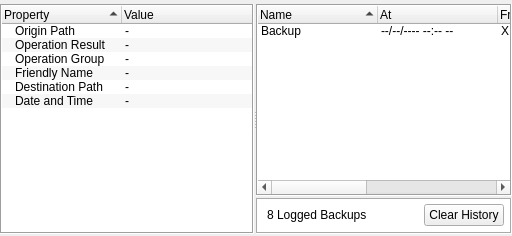
         <widget class="QWidget" name="HistoryView">
          <property name="sizePolicy">
           <sizepolicy hsizetype="Preferred" vsizetype="Preferred">
            <horstretch>0</horstretch>
            <verstretch>0</verstretch>
           </sizepolicy>
          </property>
          <attribute name="title">
           <string>Backup History</string>
          </attribute>
          <layout class="QHBoxLayout" name="horizontalLayout_9">
           <property name="spacing">
            <number>0</number>
           </property>
           <property name="leftMargin">
            <number>0</number>
           </property>
           <property name="topMargin">
            <number>4</number>
           </property>
           <property name="rightMargin">
            <number>0</number>
           </property>
           <property name="bottomMargin">
            <number>2</number>
           </property>
           <item>
            <widget class="QSplitter" name="splitter">
             <property name="sizePolicy">
              <sizepolicy hsizetype="Minimum" vsizetype="Minimum">
               <horstretch>0</horstretch>
               <verstretch>0</verstretch>
              </sizepolicy>
             </property>
             <property name="orientation">
              <enum>Qt::Horizontal</enum>
             </property>
             <property name="opaqueResize">
              <bool>true</bool>
             </property>
             <property name="handleWidth">
              <number>2</number>
             </property>
             <property name="childrenCollapsible">
              <bool>false</bool>
             </property>
             <widget class="QTreeWidget" name="BackupHistoryPropertiesTree">
              <property name="sizePolicy">
               <sizepolicy hsizetype="Maximum" vsizetype="Minimum">
                <horstretch>0</horstretch>
                <verstretch>0</verstretch>
               </sizepolicy>
              </property>
              <property name="frameShape">
               <enum>QFrame::Box</enum>
              </property>
              <property name="autoScrollMargin">
               <number>16</number>
              </property>
              <property name="alternatingRowColors">
               <bool>true</bool>
              </property>
              <property name="selectionMode">
               <enum>QAbstractItemView::NoSelection</enum>
              </property>
              <property name="iconSize">
               <size>
                <width>0</width>
                <height>0</height>
               </size>
              </property>
              <property name="autoExpandDelay">
               <number>-1</number>
              </property>
              <property name="indentation">
               <number>10</number>
              </property>
              <property name="rootIsDecorated">
               <bool>true</bool>
              </property>
              <property name="uniformRowHeights">
               <bool>false</bool>
              </property>
              <property name="sortingEnabled">
               <bool>true</bool>
              </property>
              <property name="headerHidden">
               <bool>false</bool>
              </property>
              <attribute name="headerMinimumSectionSize">
               <number>110</number>
              </attribute>
              <attribute name="headerDefaultSectionSize">
               <number>120</number>
              </attribute>
              <attribute name="headerHighlightSections">
               <bool>true</bool>
              </attribute>
              <column>
               <property name="text">
                <string>Property</string>
               </property>
              </column>
              <column>
               <property name="text">
                <string>Value</string>
               </property>
              </column>
              <item>
               <property name="text">
                <string>Origin Path</string>
               </property>
               <property name="text">
                <string>-</string>
               </property>
              </item>
              <item>
               <property name="text">
                <string>Operation Result</string>
               </property>
               <property name="text">
                <string>-</string>
               </property>
              </item>
              <item>
               <property name="text">
                <string>Operation Group</string>
               </property>
               <property name="text">
                <string>-</string>
               </property>
              </item>
              <item>
               <property name="text">
                <string>Friendly Name</string>
               </property>
               <property name="text">
                <string>-</string>
               </property>
              </item>
              <item>
               <property name="text">
                <string>Destination Path</string>
               </property>
               <property name="text">
                <string>-</string>
               </property>
              </item>
              <item>
               <property name="text">
                <string>Date and Time</string>
               </property>
               <property name="text">
                <string>-</string>
               </property>
              </item>
             </widget>
             <widget class="QWidget" name="widget" native="true">
              <property name="sizePolicy">
               <sizepolicy hsizetype="Minimum" vsizetype="Preferred">
                <horstretch>2</horstretch>
                <verstretch>0</verstretch>
               </sizepolicy>
              </property>
              <layout class="QVBoxLayout" name="verticalLayout_2">
               <property name="spacing">
                <number>2</number>
               </property>
               <property name="leftMargin">
                <number>0</number>
               </property>
               <property name="topMargin">
                <number>0</number>
               </property>
               <property name="rightMargin">
                <number>0</number>
               </property>
               <property name="bottomMargin">
                <number>0</number>
               </property>
               <item>
                <widget class="QClickTreeWidget" name="BackupHistoryTree">
                 <property name="sizePolicy">
                  <sizepolicy hsizetype="Preferred" vsizetype="Minimum">
                   <horstretch>0</horstretch>
                   <verstretch>0</verstretch>
                  </sizepolicy>
                 </property>
                 <property name="focusPolicy">
                  <enum>Qt::StrongFocus</enum>
                 </property>
                 <property name="styleSheet">
                  <string notr="true"/>
                 </property>
                 <property name="frameShape">
                  <enum>QFrame::Box</enum>
                 </property>
                 <property name="editTriggers">
                  <set>QAbstractItemView::DoubleClicked|QAbstractItemView::EditKeyPressed</set>
                 </property>
                 <property name="tabKeyNavigation">
                  <bool>false</bool>
                 </property>
                 <property name="showDropIndicator" stdset="0">
                  <bool>false</bool>
                 </property>
                 <property name="dragEnabled">
                  <bool>false</bool>
                 </property>
                 <property name="dragDropOverwriteMode">
                  <bool>false</bool>
                 </property>
                 <property name="alternatingRowColors">
                  <bool>true</bool>
                 </property>
                 <property name="selectionMode">
                  <enum>QAbstractItemView::SingleSelection</enum>
                 </property>
                 <property name="selectionBehavior">
                  <enum>QAbstractItemView::SelectRows</enum>
                 </property>
                 <property name="iconSize">
                  <size>
                   <width>16</width>
                   <height>16</height>
                  </size>
                 </property>
                 <property name="textElideMode">
                  <enum>Qt::ElideRight</enum>
                 </property>
                 <property name="autoExpandDelay">
                  <number>-1</number>
                 </property>
                 <property name="rootIsDecorated">
                  <bool>false</bool>
                 </property>
                 <property name="uniformRowHeights">
                  <bool>false</bool>
                 </property>
                 <property name="itemsExpandable">
                  <bool>false</bool>
                 </property>
                 <property name="sortingEnabled">
                  <bool>true</bool>
                 </property>
                 <property name="animated">
                  <bool>true</bool>
                 </property>
                 <property name="allColumnsShowFocus">
                  <bool>false</bool>
                 </property>
                 <property name="wordWrap">
                  <bool>false</bool>
                 </property>
                 <property name="expandsOnDoubleClick">
                  <bool>true</bool>
                 </property>
                 <property name="columnCount">
                  <number>5</number>
                 </property>
                 <attribute name="headerCascadingSectionResizes">
                  <bool>true</bool>
                 </attribute>
                 <attribute name="headerMinimumSectionSize">
                  <number>50</number>
                 </attribute>
                 <attribute name="headerDefaultSectionSize">
                  <number>120</number>
                 </attribute>
                 <attribute name="headerHighlightSections">
                  <bool>false</bool>
                 </attribute>
                 <attribute name="headerShowSortIndicator" stdset="0">
                  <bool>true</bool>
                 </attribute>
                 <attribute name="headerStretchLastSection">
                  <bool>true</bool>
                 </attribute>
                 <column>
                  <property name="text">
                   <string>Name</string>
                  </property>
                  <property name="toolTip">
                   <string>The user-assigned name of the scheduled backup.</string>
                  </property>
                 </column>
                 <column>
                  <property name="text">
                   <string>At</string>
                  </property>
                  <property name="toolTip">
                   <string>The time when the backup occurred.</string>
                  </property>
                 </column>
                 <column>
                  <property name="text">
                   <string>From</string>
                  </property>
                  <property name="toolTip">
                   <string>The shortened path where the files were backed up from.</string>
                  </property>
                 </column>
                 <column>
                  <property name="text">
                   <string>To</string>
                  </property>
                  <property name="toolTip">
                   <string>The shortened path where the files were backed up to.</string>
                  </property>
                 </column>
                 <column>
                  <property name="text">
                   <string>Group</string>
                  </property>
                  <property name="toolTip">
                   <string>The group of operations this backup operation was a part of.</string>
                  </property>
                 </column>
                 <item>
                  <property name="text">
                   <string>Backup</string>
                  </property>
                  <property name="icon">
                   <iconset resource="assets.qrc">
                    <normaloff>:/sources/Icons/Folders/linked.ico</normaloff>:/sources/Icons/Folders/linked.ico</iconset>
                  </property>
                  <property name="text">
                   <string>--/--/---- --:-- --</string>
                  </property>
                  <property name="text">
                   <string>X:</string>
                  </property>
                  <property name="text">
                   <string>Y:</string>
                  </property>
                 </item>
                </widget>
               </item>
               <item>
                <widget class="QFrame" name="frame">
                 <property name="sizePolicy">
                  <sizepolicy hsizetype="Minimum" vsizetype="Maximum">
                   <horstretch>0</horstretch>
                   <verstretch>0</verstretch>
                  </sizepolicy>
                 </property>
                 <property name="styleSheet">
                  <string notr="true">QFrame {
	background-color: rgb(255, 255, 255);
}</string>
                 </property>
                 <property name="frameShape">
                  <enum>QFrame::Box</enum>
                 </property>
                 <property name="frameShadow">
                  <enum>QFrame::Sunken</enum>
                 </property>
                 <layout class="QHBoxLayout" name="horizontalLayout_8">
                  <property name="spacing">
                   <number>0</number>
                  </property>
                  <property name="leftMargin">
                   <number>6</number>
                  </property>
                  <property name="topMargin">
                   <number>4</number>
                  </property>
                  <property name="rightMargin">
                   <number>6</number>
                  </property>
                  <property name="bottomMargin">
                   <number>6</number>
                  </property>
                  <item>
                   <widget class="QLabel" name="label">
                    <property name="styleSheet">
                     <string notr="true">QLabel {
	padding-right: 16px
}</string>
                    </property>
                    <property name="text">
                     <string>8 Logged Backups</string>
                    </property>
                   </widget>
                  </item>
                  <item alignment="Qt::AlignRight">
                   <widget class="QPushButton" name="clearHistoryButton">
                    <property name="sizePolicy">
                     <sizepolicy hsizetype="Maximum" vsizetype="Fixed">
                      <horstretch>0</horstretch>
                      <verstretch>0</verstretch>
                     </sizepolicy>
                    </property>
                    <property name="text">
                     <string>Clear History</string>
                    </property>
                    <property name="icon">
                     <iconset resource="assets.qrc">
                      <normaloff>:/sources/Icons/Trash.ico</normaloff>:/sources/Icons/Trash.ico</iconset>
                    </property>
                    <property name="iconSize">
                     <size>
                      <width>16</width>
                      <height>16</height>
                     </size>
                    </property>
                    <property name="flat">
                     <bool>false</bool>
                    </property>
                   </widget>
                  </item>
                 </layout>
                </widget>
               </item>
              </layout>
             </widget>
            </widget>
           </item>
          </layout>
         </widget>
